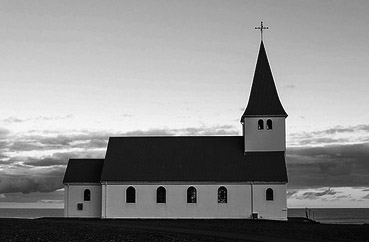
//> input picture C++/image processing/img/house1.jpg, 369 x 242 px
$ ./main   (built with g++ and OpenCV 4)
//> lines starting //> are read from the running program, lines starting //| are printed output that depends on the picture; after the words box and inside, x2 and y2 are one past the last pixel; in counts of white or black regions, pixels touching at a corner belong together
#include<iostream>
#include<opencv2/core/core.hpp>
#include<opencv2/imgproc/imgproc.hpp>
#include<opencv2/highgui/highgui.hpp>
using namespace cv;
using namespace std;

Mat edge;
int Thresh = 128;
const int MAX_THRSH = 255;

void conv2D(InputArray _src, InputArray _kernel, OutputArray _dst, int ddepth, Point anchor = Point(-1, -1), int borderType = BORDER_DEFAULT)
{

	Mat kernelFlip;
	flip(_kernel, kernelFlip, -1);
	filter2D(_src, _dst, CV_32FC1, kernelFlip, anchor, 0.0, borderType);
}

// [6 lines of commented-out code are left out]

void sepConv2D(InputArray src, OutputArray src_kerY_kerX, int ddepth, InputArray kernelY, InputArray kernelX, Point anchor = Point(-1, -1), int borderType = BORDER_DEFAULT)
{
	Mat src_kerY;
	conv2D(src, kernelY, src_kerY, ddepth, anchor, borderType);
	conv2D(src_kerY, kernelX, src_kerY_kerX, ddepth, anchor, borderType);
}

void prewitt(InputArray src, OutputArray dst, int ddepth, int x, int y = 0, int borderType = BORDER_DEFAULT)
{
	CV_Assert(!(x == 0 && y == 0));

	if (x != 0)
	{
		Mat prewitt_x_y = (Mat_<float>(3, 1) << 1, 1, 1);
		Mat prewitt_x_x = (Mat_<float>(1, 3) << 1, 0, -1);
		sepConv2D(src, dst, ddepth, prewitt_x_y, prewitt_x_x, Point(-1, -1), borderType);
	}
	if (y != 0)
	{
		Mat prewitt_y_x = (Mat_<float>(1, 3) << 1, 1, 1);
		Mat prewitt_y_y = (Mat_<float>(3, 1) << 1, 0, -1);
		sepConv2D(src, dst, ddepth, prewitt_y_x, prewitt_y_y, Point(-1, -1), borderType);
	}
}
void callback_thresh(int, void*)
{
	Mat copyEdge = edge.clone();
	Mat thresh_edge;
	threshold(copyEdge, thresh_edge, Thresh, MAX_THRSH, cv::THRESH_BINARY);
	imshow("edge", thresh_edge);
}

int main(int argc, char* argv[])
{
	string str = "..//..//img//house1.jpg";
	Mat image = imread(str, IMREAD_GRAYSCALE);
//> image is the input picture: 242 rows x 369 cols, CV_8UC1; min 0, max 255, mean 140
	if (!image.data)
	{
		cout << "no image" << endl;
		return -1;
	}
	imshow("org", image);

	Mat img_prewitt_x;
	prewitt(image, img_prewitt_x, CV_32FC1, 1, 0);
//> in conv2D, `filter2D(_src, _dst, CV_32FC1, kernelFlip, anchor, 0.0, borderType);`:
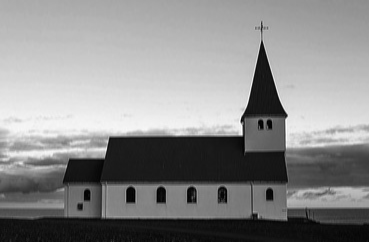
//> _dst: 242 rows x 369 cols, CV_32FC1; min 1, max 765, mean 420.1; drawn with min black and max white
//> call 2 of conv2D, with ddepth = 5, anchor = Point(-1, -1), borderType = 4
//> in conv2D (call 2), `filter2D(_src, _dst, CV_32FC1, kernelFlip, anchor, 0.0, borderType);`:
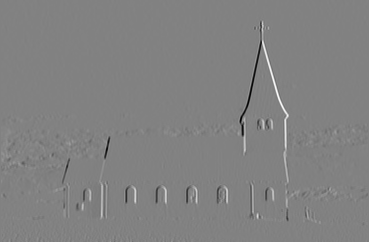
//> _dst: 242 rows x 369 cols, CV_32FC1; min -710, max 683, mean -0.4; drawn with min black and max white

	Mat img_prewitt_y;
	prewitt(image, img_prewitt_y, CV_32FC1, 0, 1);
//> call 4 of conv2D, with ddepth = 5, anchor = Point(-1, -1), borderType = 4
//> in conv2D (call 4), `filter2D(_src, _dst, CV_32FC1, kernelFlip, anchor, 0.0, borderType);`:
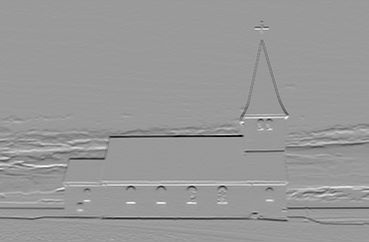
//> _dst: 242 rows x 369 cols, CV_32FC1; min -709, max 466, mean -3.5; drawn with min black and max white

	Mat abs_img_prewitt_x, abs_img_prewitt_y;
	convertScaleAbs(img_prewitt_x, abs_img_prewitt_x, 1, 0);
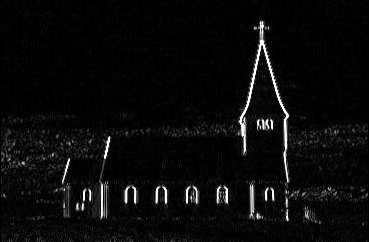
//> abs_img_prewitt_x: 242 rows x 369 cols, CV_8UC1; min 0, max 255, mean 10.9
	convertScaleAbs(img_prewitt_y, abs_img_prewitt_y, 1, 0);
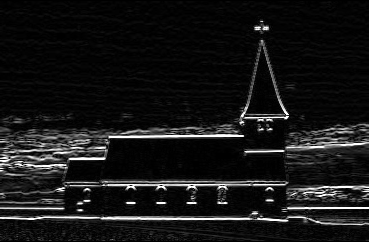
//> abs_img_prewitt_y: 242 rows x 369 cols, CV_8UC1; min 0, max 255, mean 22.4
	imshow("v edge", abs_img_prewitt_x);
	imshow("h edge", abs_img_prewitt_y);

	Mat img_prewitt_x2, image_prewitt_y2;
	pow(img_prewitt_x, 2.0, img_prewitt_x2);
	pow(img_prewitt_y, 2.0, image_prewitt_y2);
	sqrt(img_prewitt_x2 + image_prewitt_y2, edge);

	edge.convertTo(edge, CV_8UC1);
	//imshow("edge", edge);

	Mat tempedge;
	threshold(edge, tempedge, 25, MAX_THRSH, cv::THRESH_BINARY);
	//imwrite("img3_thresh_edge_25.jpg", tempedge);

	namedWindow("edge", cv::WINDOW_AUTOSIZE);
	createTrackbar("threshold", "edge", &Thresh, MAX_THRSH, callback_thresh);
	callback_thresh(0, 0);
	waitKey(0);
	return 0;
}

$ run again, with C++/image processing/img/house2.jpg copied over C++/image processing/img/house1.jpg
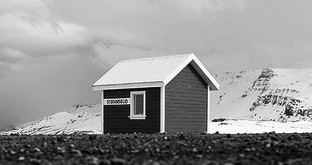
//> input picture C++/image processing/img/house2.jpg, 312 x 165 px
//> image is the input picture: 165 rows x 312 cols, CV_8UC1; min 0, max 255, mean 148.3
//> in conv2D (call 4), `filter2D(_src, _dst, CV_32FC1, kernelFlip, anchor, 0.0, borderType);`:
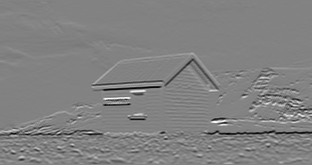
//> _dst: 165 rows x 312 cols, CV_32FC1; min -693, max 658, mean -5.5; drawn with min black and max white
//> in callback_thresh, `imshow("edge", thresh_edge);`:
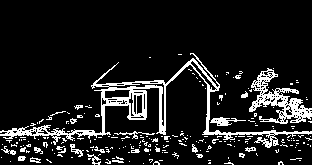
//> window 'edge': 165 rows x 312 cols, CV_8UC1; 11.5% white in thin lines or dots, all inside (x1, y1, x2, y2) = (0, 53, 312, 165)

$ run again, with C++/image processing/img/bird_noise.jpg copied over C++/image processing/img/house1.jpg
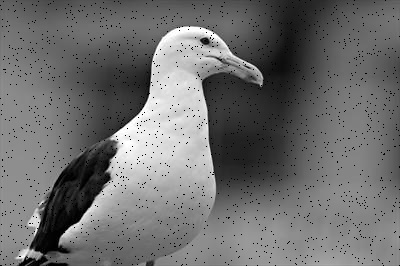
//> input picture C++/image processing/img/bird_noise.jpg, 400 x 266 px
//> image is the input picture: 266 rows x 400 cols, CV_8UC1; min 0, max 255, mean 110.8
//> in conv2D (call 4), `filter2D(_src, _dst, CV_32FC1, kernelFlip, anchor, 0.0, borderType);`:
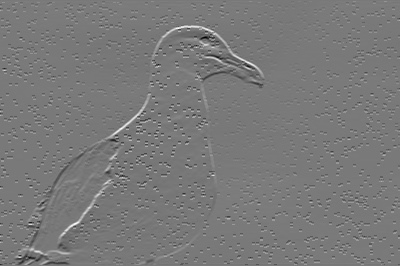
//> _dst: 266 rows x 400 cols, CV_32FC1; min -552, max 606, mean 1; drawn with min black and max white
//> `convertScaleAbs(img_prewitt_y, abs_img_prewitt_y, 1, 0);`:
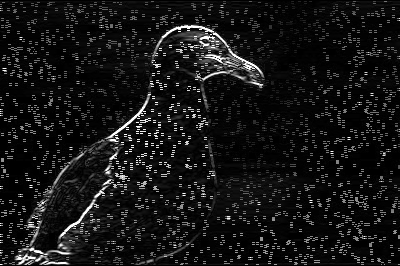
//> abs_img_prewitt_y: 266 rows x 400 cols, CV_8UC1; min 0, max 255, mean 21.6
